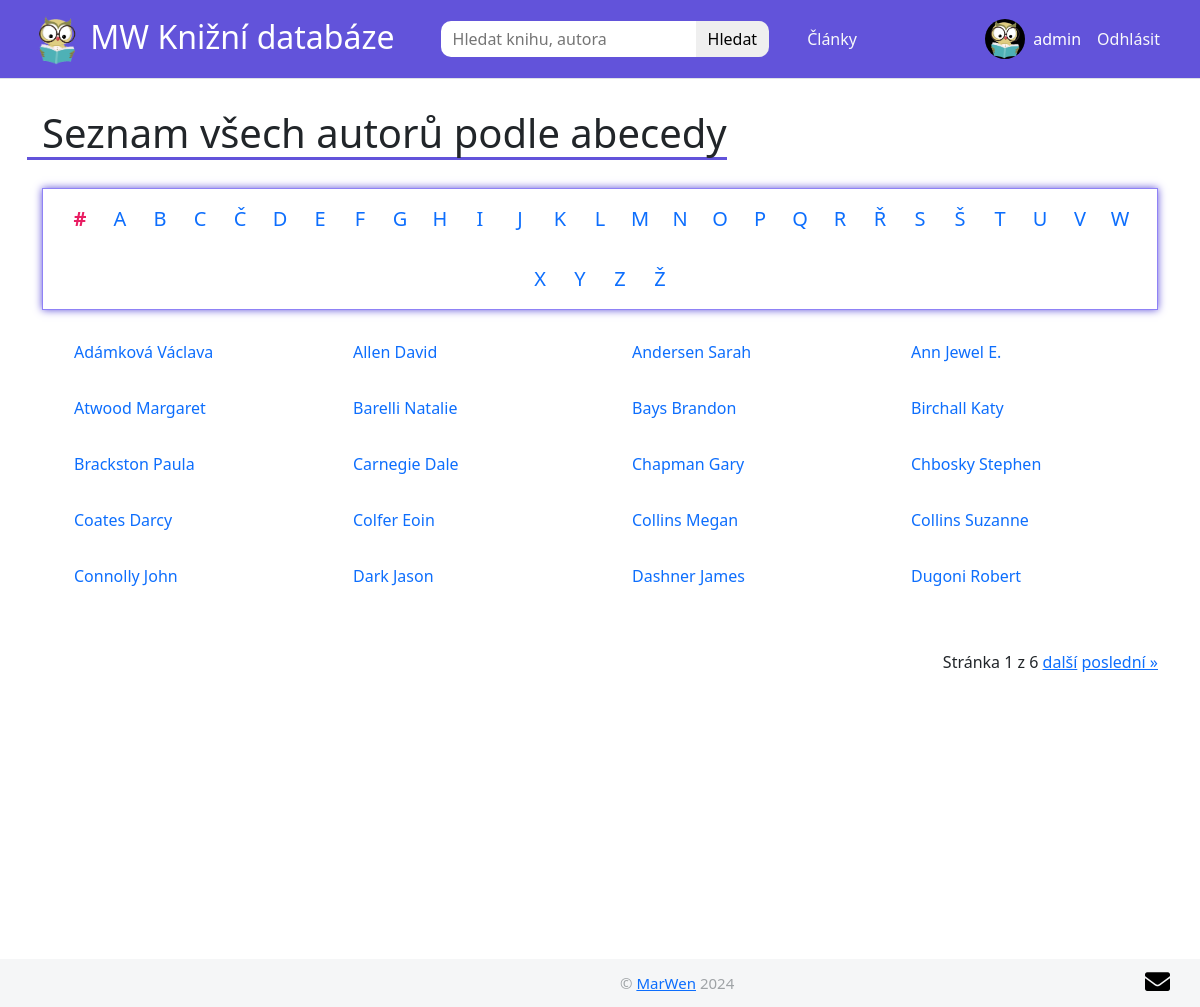
/vsichni-autori/ (signed in), run on an earlier commit of the app's database.
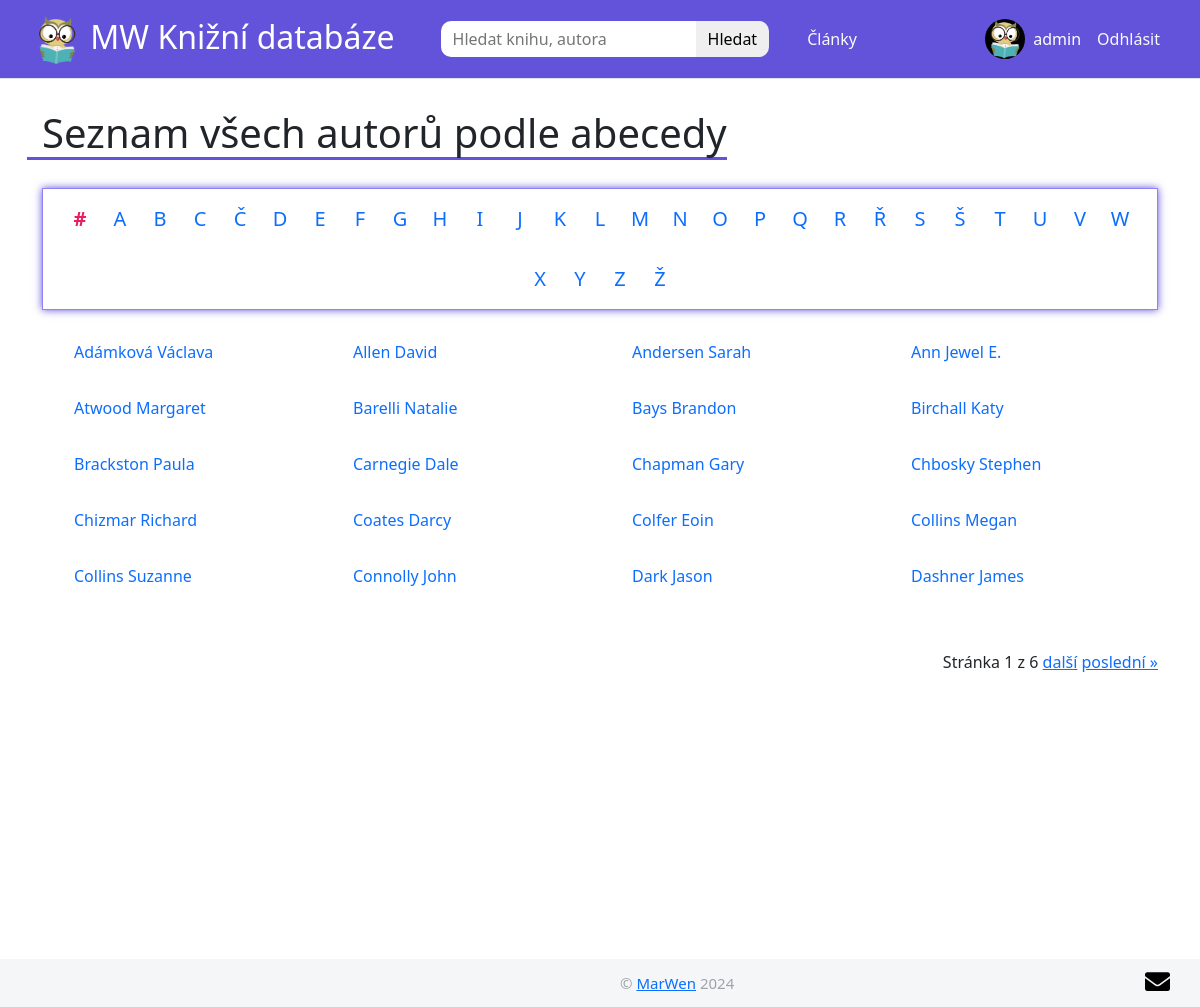
And on a later commit of the database.
### knihy/models.py (models this page shows, shortened)
class Author(models.Model):
    first_name = models.CharField(max_length=50, default="")
    last_name = models.CharField(max_length=50, null=True, blank=True)
    slug = models.SlugField(max_length=50, null=True, blank=True)
    class Meta:
        ordering = ["last_name"]

### knihy/views.py (the view)
# urls.py: path("vsichni-autori/", AllAuthorsView.as_view(), name="vsichni-autori"),
class AllAuthorsView(ListView):
    model = Author
    template_name = "vsichni-autori.html"
    paginate_by = 20
    def get_queryset(self):
        return Author.objects.order_by("last_name")
    def get_context_data(self, **kwargs):
        context = super().get_context_data(**kwargs)
        all_authors = self.get_queryset()
        paginator = Paginator(all_authors, self.paginate_by)
        page = self.request.GET.get('page')
        try:
            context["all_authors"] = paginator.page(page)
        except PageNotAnInteger:
            context["all_authors"] = paginator.page(1)
        except EmptyPage:
            context["all_authors"] = paginator.page(paginator.num_pages)
        return context

### knihy/templates/vsichni-autori.html (shortened to what this page needs)
{% extends "base.html" %}
{% block content %}
<h1>Seznam všech autorů podle abecedy</h1>
<div class="abeceda-autoru">
    <ul>
        <li>
            <a href="{% url 'vsichni-autori' %}" class="active">#</a>
        </li>
        {% for char in 'ABCČDEFGHIJKLMNOPQRŘSŠTUVWXYZŽ' %}
        <li>
            <a href="{% url 'vsichni-autori-abecedne' char %}">{{ char }}</a>
        </li>
        {% endfor %}
    </ul>
</div>
<div class="abc-authors">
    {% for author in all_authors %}
    <ul>
        <li>
            <a href="{% url 'detail-autora' author.slug %}">
                <p>{{ author.last_name }} {{ author.first_name }}</p>
            </a>
        </li>
    </ul>
    {% endfor %}
</div>
<div class="pagination">
    <span class="step-links">
        <span class="current">
            Stránka {{ all_authors.number }} z {{ all_authors.paginator.num_pages }}
        </span>
        {% if all_authors.has_next %}
            <a href="?page={{ all_authors.next_page_number }}">další</a>
            <a href="?page={{ all_authors.paginator.num_pages }}">poslední &raquo;</a>
        {% endif %}
    </span>
</div>
{% endblock %}

What changed in the data, as far as the page shows it:
no longer on this page (row unchanged): Author: last_name "Dugoni", first_name "Robert"
added Author: last_name "Chizmar", first_name "Richard"
